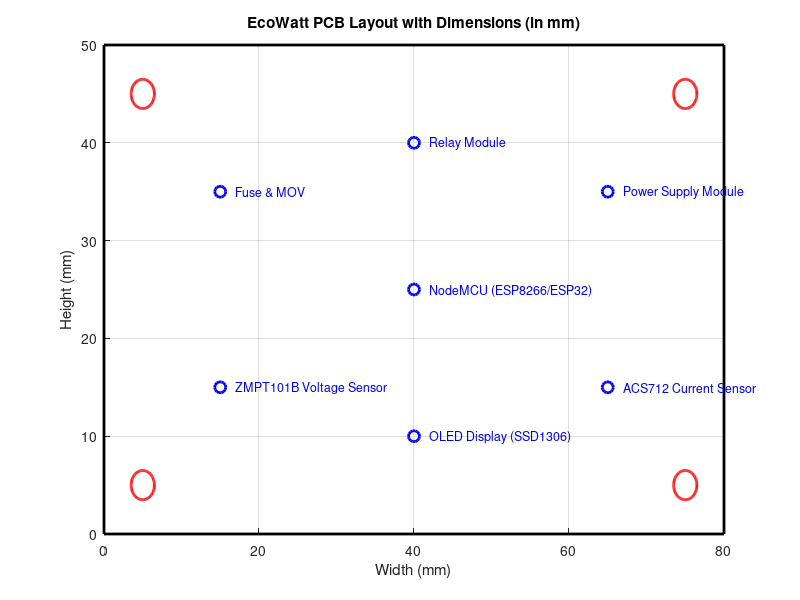

The MATLAB source for this figure:
clc; clear; close all;

% PCB Dimensions (in mm)
pcb_width = 80;
pcb_height = 50;

% Mounting hole positions (each row is [x, y])
hole_positions = [5, 5; 75, 5; 5, 45; 75, 45]; % (x, y) in mm
hole_diameter = 3; % 3mm diameter

% Component positions (approximate)
components = { 
    'NodeMCU (ESP8266/ESP32)', 40, 25;
    'ZMPT101B Voltage Sensor', 15, 15;
    'ACS712 Current Sensor', 65, 15;
    'Relay Module', 40, 40;
    'OLED Display (SSD1306)', 40, 10;
    'Power Supply Module', 65, 35;
    'Fuse & MOV', 15, 35;
};

% Create figure
figure;
hold on;
axis([0 pcb_width 0 pcb_height]);
xlabel('Width (mm)');
ylabel('Height (mm)');
title('EcoWatt PCB Layout with Dimensions (in mm)');
grid on;

% Draw PCB outline
plot([0 pcb_width pcb_width 0 0], [0 0 pcb_height pcb_height 0], 'k-', 'LineWidth', 2);

% Draw mounting holes
for i = 1:size(hole_positions, 1)
    x = hole_positions(i, 1);
    y = hole_positions(i, 2);
    viscircles([x, y], hole_diameter/2, 'EdgeColor', 'r', 'LineWidth', 2);
end

% Draw component placements
for i = 1:size(components, 1)
    comp_name = components{i, 1};
    x = components{i, 2};
    y = components{i, 3};
    
    % Plot component position
    plot(x, y, 'bo', 'MarkerSize', 8, 'LineWidth', 2);
    
    % Display component name
    text(x + 2, y, comp_name, 'FontSize', 9, 'Color', 'blue', 'VerticalAlignment', 'middle');
end

hold off;
